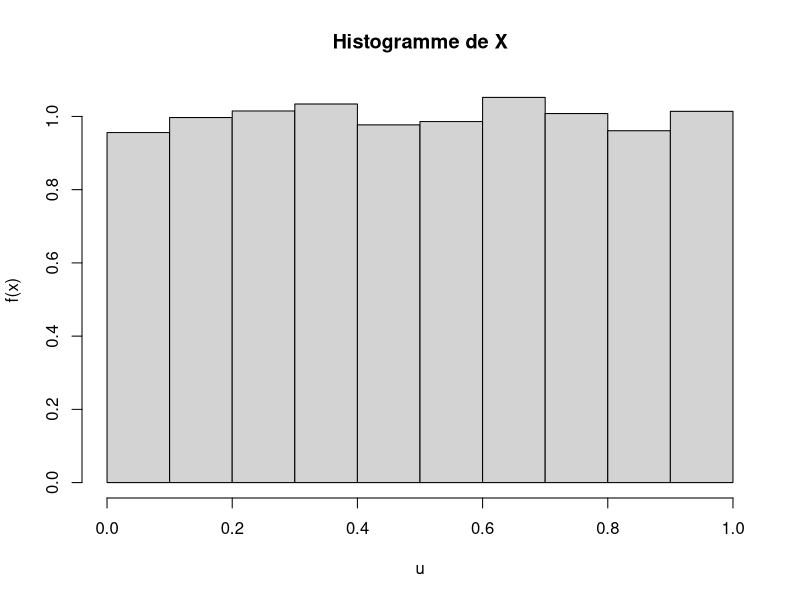
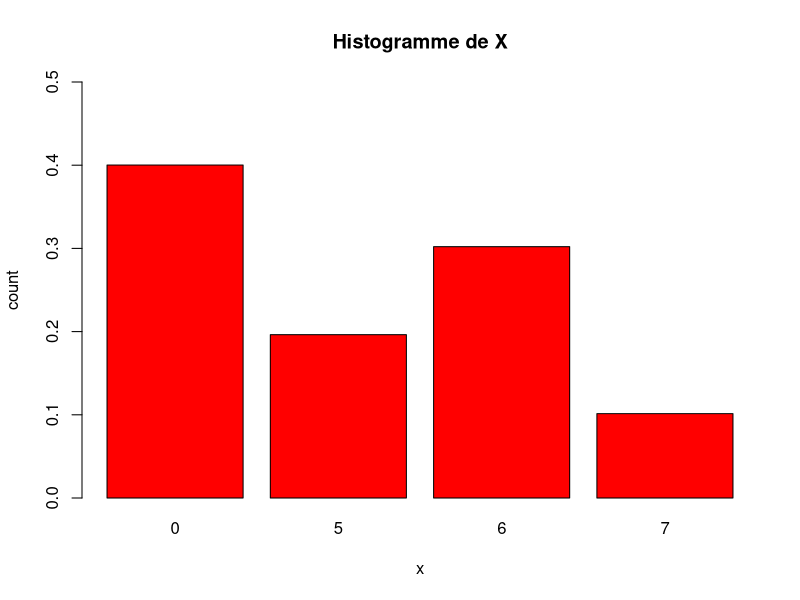
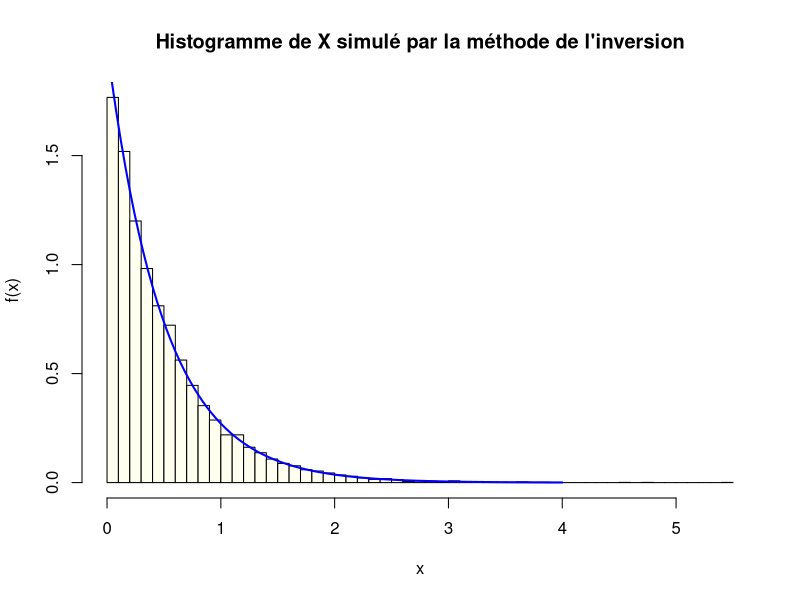
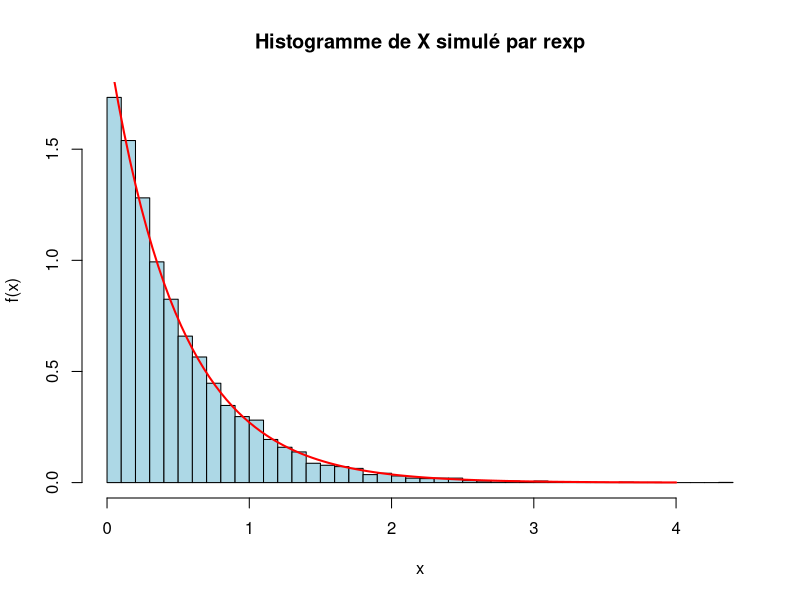
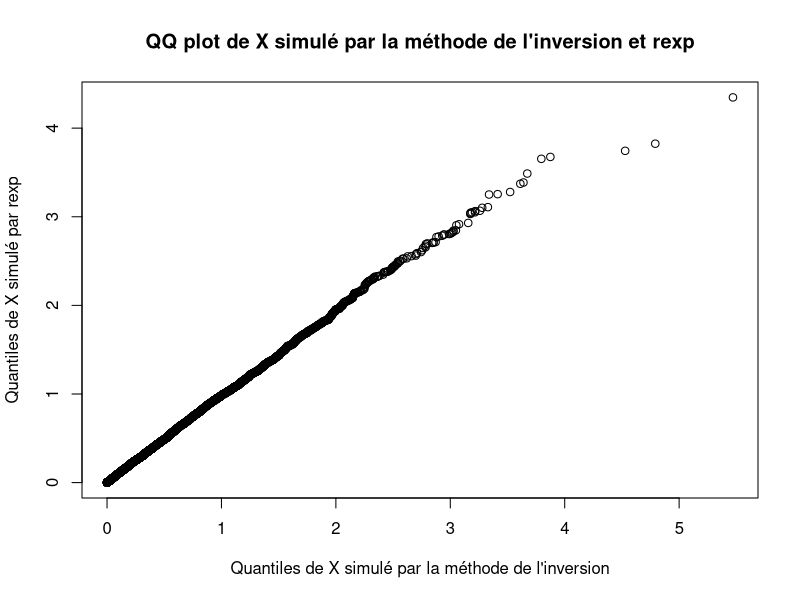

Here is the R script that generated these plots, in order:
inverseF <- function(u) {
  if ((u>=0) && (u<=0.4)) return(0)
  else if ((u>0.4) && (u<=0.6)) return(5)
  else if ((u>0.6) && (u<=0.9)) return(6)
  else if ((u>0.9) && (u<=1)) return(7)
  else return(8)
}

# inverseF_vec <- Vectorize(inverseF)

# vectorized version of inverseF
inverseF_vec <- function(u) {
  x <- numeric(length(u))
  x[u <= 0.4] <- 0
  x[u > 0.4 & u <= 0.6] <- 5
  x[u > 0.6 & u <= 0.9] <- 6
  x[u > 0.9 & u <= 1] <- 7
  x[u > 1] <- 8
  return(x)
}

n <- as.integer(1e4)

u <- runif(n)

# x <- sample(5:8, size=n, replace=TRUE, prob=c(0.4, 0.2, 0.3, 0.1))

# x <- sapply(u, inverseF)

x <- inverseF_vec(u)

hist(u, breaks = seq(0, 1, by=0.1), freq=FALSE,
     xlab="u", ylab="f(x)", main="Histogramme de X")

barplot(table(x)/n, ylim=c(0,0.5),
        xlab="x", ylab="count", 
        col = "red", main="Histogramme de X")

################################################################################
lambda <- 2

x_sim <- -log(1-u)/lambda
hist(x_sim, breaks = 50, freq=FALSE, 
     col = "ivory", xlab="x", ylab="f(x)", 
     main="Histogramme de X simulé par la méthode de l'inversion")
curve(expr = dexp(x, rate = lambda), from = 0, to = 4, 
      col = "blue", lwd = 2, add = TRUE)

x_theo <- rexp(n = n, rate = lambda)
hist(x_theo, breaks = 50, freq=FALSE, 
     col = "lightblue", xlab="x", ylab="f(x)", 
     main="Histogramme de X simulé par rexp")
curve(expr = dexp(x, rate = lambda), from = 0, to = 4, 
      col = "red", lwd = 2, add = TRUE)

# qq plot of x_sim 
qqplot(x_sim, x_theo, 
       xlab = "Quantiles de X simulé par la méthode de l'inversion", 
       ylab = "Quantiles de X simulé par rexp", 
       main = "QQ plot de X simulé par la méthode de l'inversion et rexp"
       )
